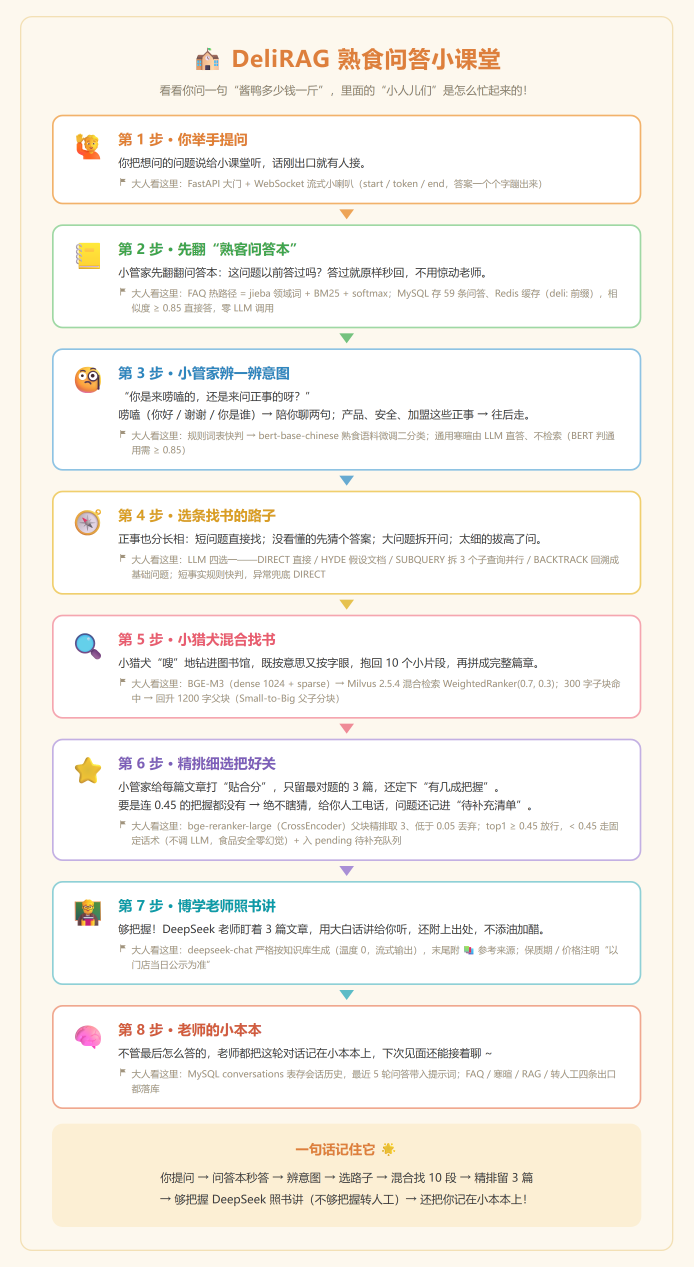
#> input picture ai-qa-classroom/_raw_shot.png, 2080 x 3800 px, found by its file name (shown at 1/3 size)
$ python export_png.py
#> lines starting #> are read from the running program, lines starting #| are printed output that depends on the picture
# -*- coding: utf-8 -*-
"""使用本机 Chrome headless 将信息图 HTML 高清渲染为 PNG，并自动裁剪留白。"""
import subprocess
from pathlib import Path
from urllib.request import pathname2url
from PIL import Image, ImageChops

BASE = Path(r"E:\三个项目\05_EduRAG 项目\04-代码\deli_qa_system\ai-qa-classroom")
HTML = BASE / "ai-qa-classroom.html"
RAW = BASE / "_raw_shot.png"
OUT = BASE / "ai-qa-classroom.png"
CHROME = r"C:\Program Files\Google\Chrome\Application\chrome.exe"

url = "file:///" + pathname2url(str(HTML))

cmd = [
    CHROME,
    "--headless=new",
    "--disable-gpu",
    "--hide-scrollbars",
    "--force-device-scale-factor=2",
    "--window-size=1040,1900",
    f"--screenshot={RAW}",
    url,
]
subprocess.run(cmd, check=True, capture_output=True)
#> (this line was passed over: subprocess is not available in this run)

img = Image.open(RAW).convert("RGB")
#> img is the input picture: PIL image 2080x3800 RGB; mean R, G, B 247.2, 243.5, 236.8
bg = Image.new("RGB", img.size, (253, 248, 238))
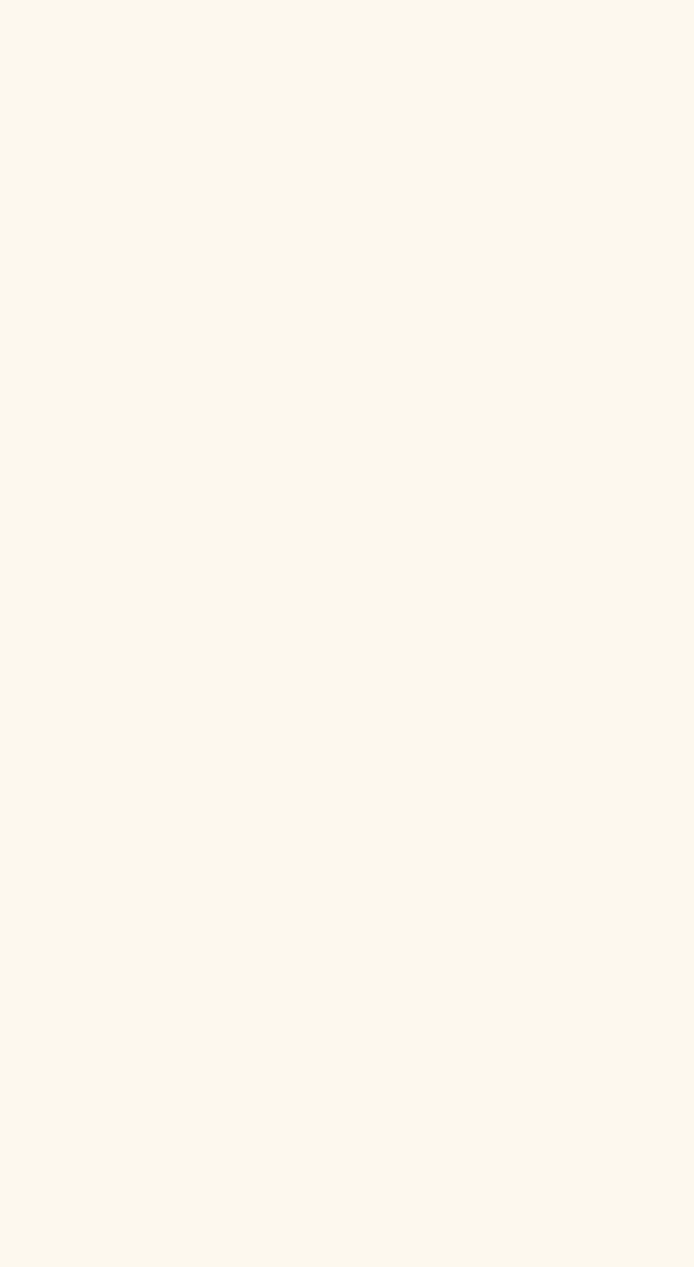
#> bg: PIL image 2080x3800 RGB (shown at 1/3 size); mean R, G, B 253, 248, 238
diff = ImageChops.difference(img, bg)
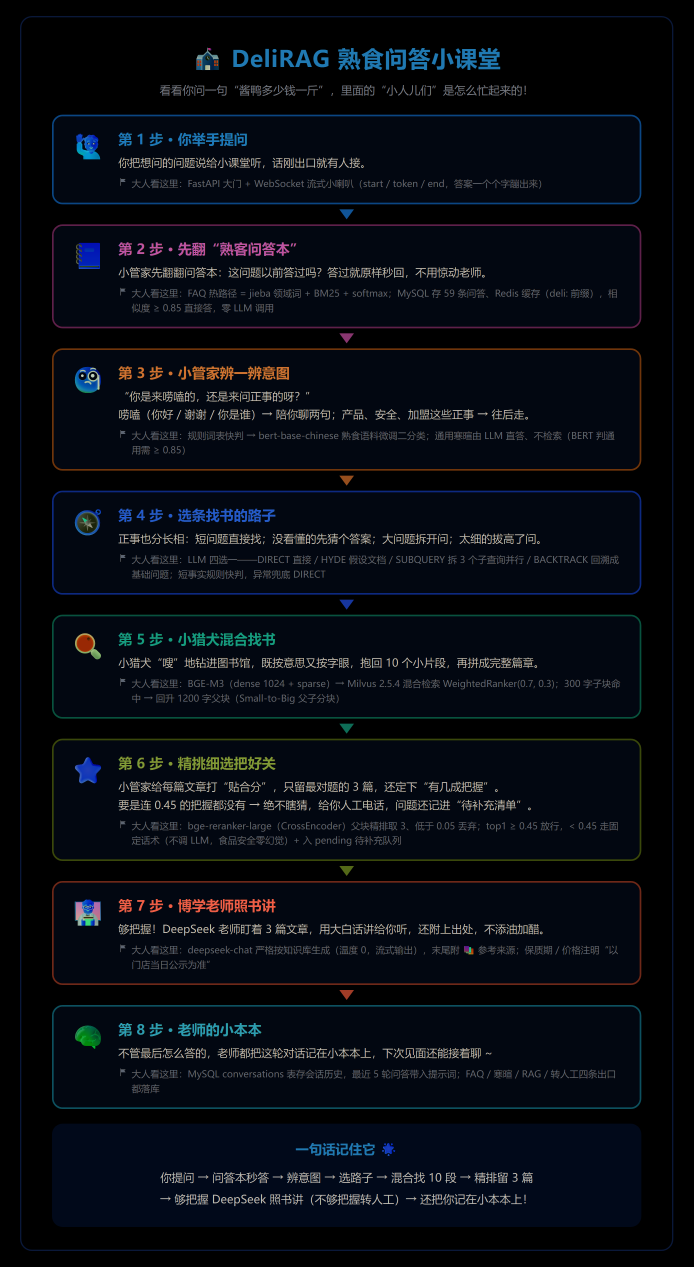
#> diff: PIL image 2080x3800 RGB (shown at 1/3 size); mean R, G, B 7.8, 11.5, 18.3
mask = diff.point(lambda v: 255 if v > 12 else 0)
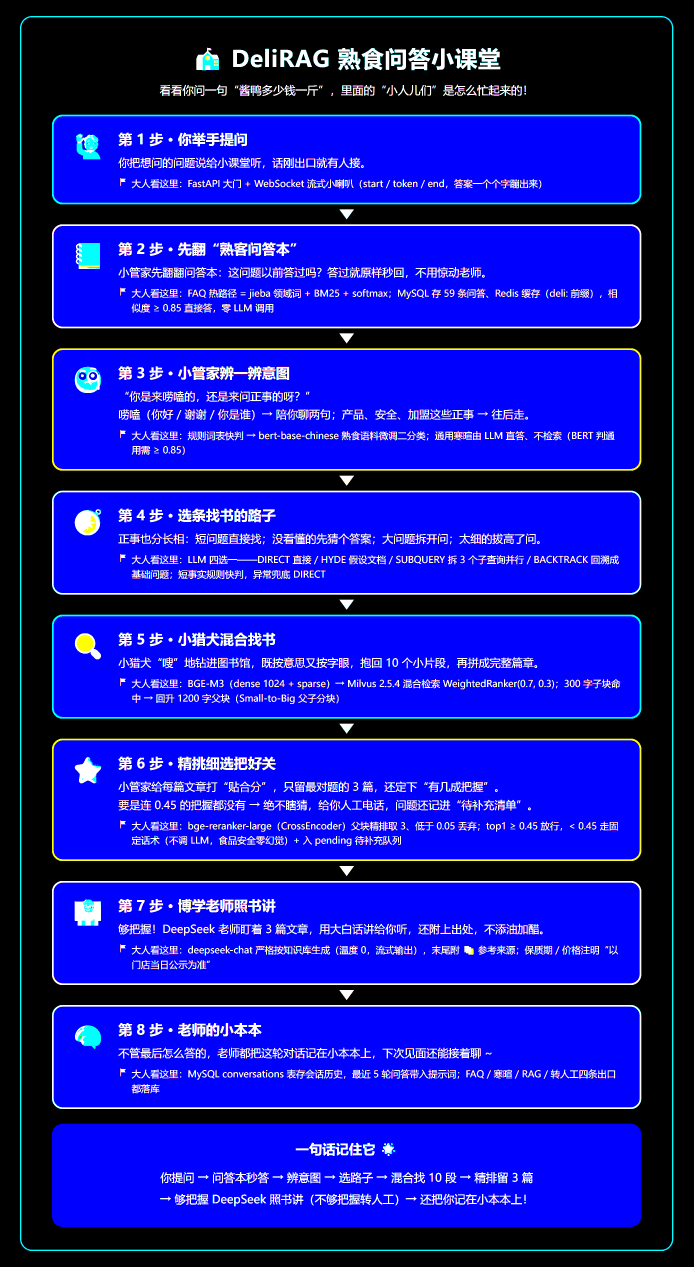
#> mask: PIL image 2080x3800 RGB (shown at 1/3 size); mean R, G, B 17.9, 20.6, 163.7
bbox = mask.getbbox()
#> bbox = (60, 48, 2020, 3753)
pad = 56
left = max(0, bbox[0] - pad)
#> left = 4
top = max(0, bbox[1] - pad)
#> top = 0
right = min(img.width, bbox[2] + pad)
#> right = 2076
bottom = min(img.height, bbox[3] + pad)
#> bottom = 3800
img.crop((left, top, right, bottom)).save(OUT, "PNG")
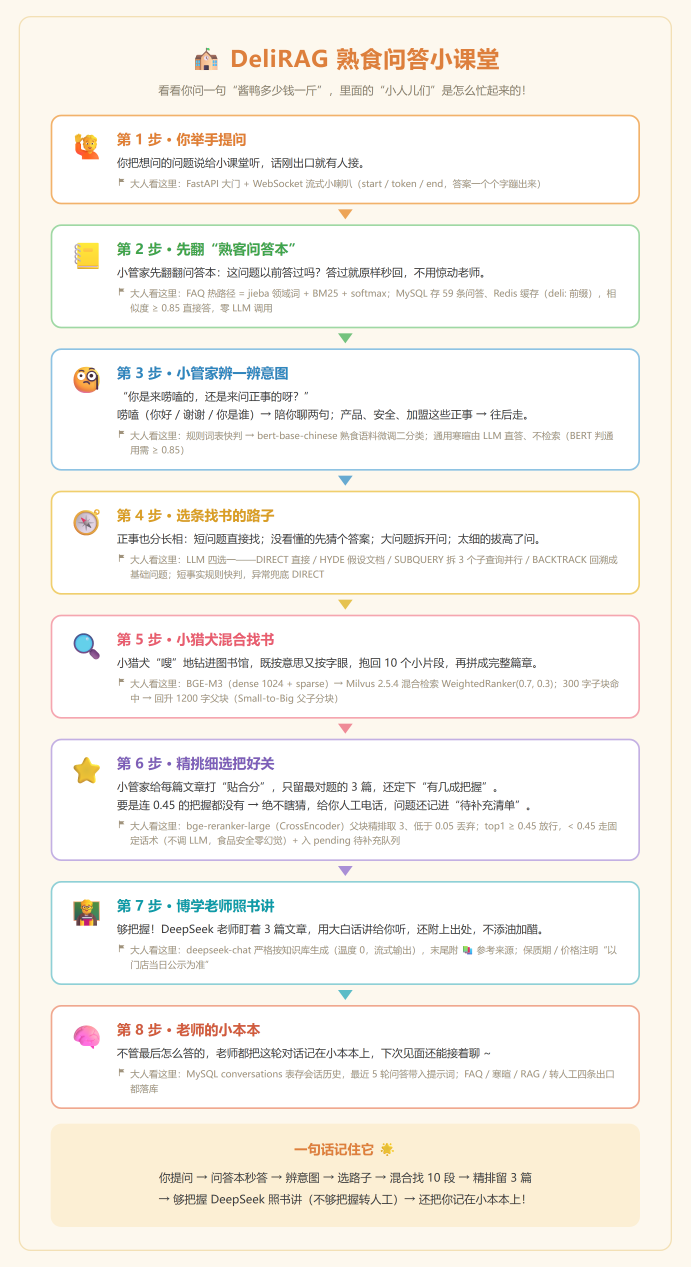
#> saved as ai-qa-classroom.png: PIL image 2072x3800 RGB (shown at 1/3 size); mean R, G, B 247.2, 243.5, 236.8
print("saved:", OUT, img.crop((left, top, right, bottom)).size)
#| saved: E:\三个项目\05_EduRAG 项目\04-代码\deli_qa_system\ai-qa-classroom/ai-qa-classroom.png (2072, 3800)
